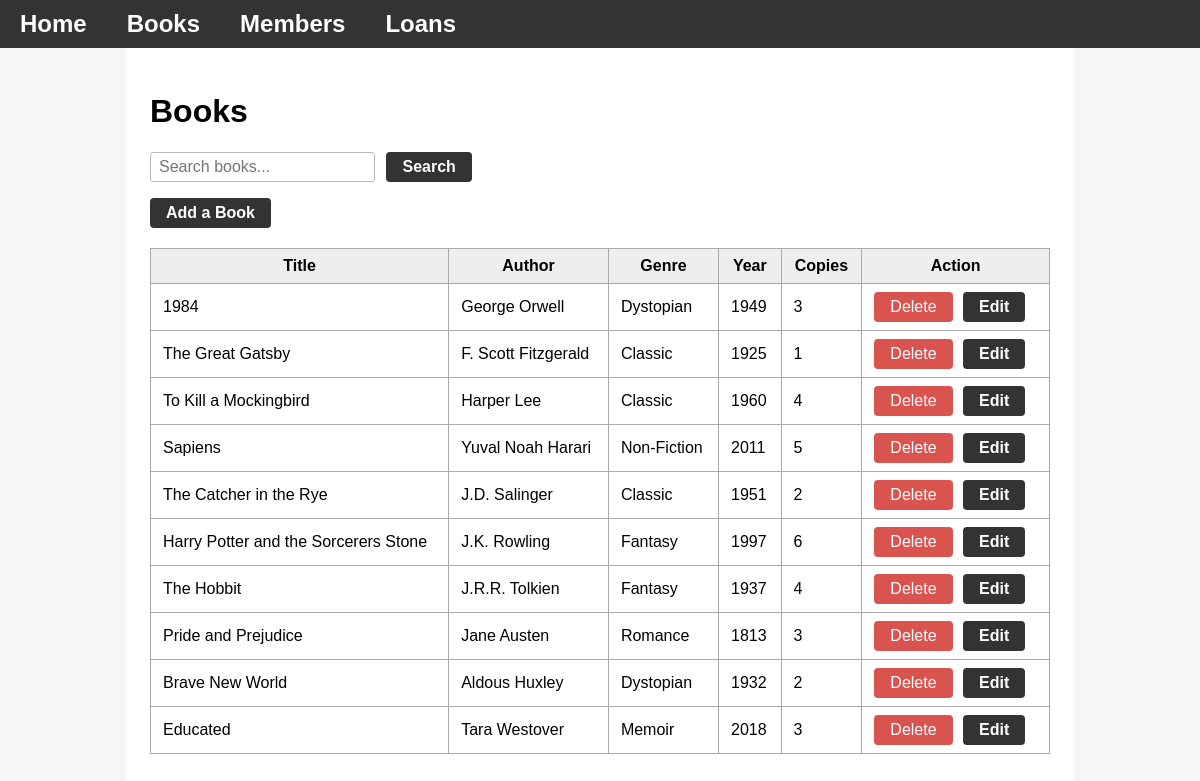
/books, run on the app's committed database.
### tables this page shows
CREATE TABLE Books (
    book_id INTEGER PRIMARY KEY AUTOINCREMENT,
    title TEXT,
    author TEXT,
    genre TEXT,
    published_year INTEGER,
    copies_available INTEGER
);

### app.py (the view, shortened to what this page needs)
@app.route('/books', methods=['GET', 'POST'])
def books():
    conn = get_db_connection()
    search = request.args.get('search', '').strip()
    if search:
        books = conn.execute(
            'SELECT * FROM Books WHERE title LIKE ? OR author LIKE ? OR genre LIKE ?',
            (f'%{search}%', f'%{search}%', f'%{search}%')
        ).fetchall()
    else:
        books = conn.execute('SELECT * FROM Books').fetchall()
    conn.close()
    return render_template('books.html', books=books, search=search)

### app.py (called while the page is built)
def get_db_connection():
    conn = sqlite3.connect('library.db')
    conn.row_factory = sqlite3.Row
    return conn

### templates/books.html (shortened to what this page needs)
{% extends "base.html" %}
{% block content %}
  <h1>Books</h1>
  <form method="get" style="margin-bottom: 16px;">
    <input type="text" name="search" placeholder="Search books..." value="{{ search }}">
    <button type="submit" class="btn btn-edit">Search</button>
  </form>
  <button class="btn btn-edit" onclick="document.getElementById('addBookModal').style.display='block'">Add a Book</button>
  <table>
    <tr>
      <th>Title</th><th>Author</th><th>Genre</th><th>Year</th><th>Copies</th><th>Action</th>
    </tr>
    {% for book in books %}
    <tr>
      <td>{{ book.title }}</td>
      <td>{{ book.author }}</td>
      <td>{{ book.genre }}</td>
      <td>{{ book.published_year }}</td>
      <td>{{ book.copies_available }}</td>
      <td>
        <a href="/delete_book/{{ book.book_id }}" class="btn btn-delete">Delete</a>
        <button type="button" class="btn btn-edit"
          onclick="openEditModal('{{ book.book_id }}', '{{ book.title|escape }}', '{{ book.author|escape }}', '{{ book.genre|escape }}', '{{ book.published_year }}', '{{ book.copies_available }}')">
          Edit
        </button>
      </td>
    </tr>
    {% endfor %}
  </table>
{% endblock %}

### templates/base.html (shortened to what this page needs)
<!DOCTYPE html>
<html>
<head>
</head>
<body>
  <div class="navbar">
    <a href="/">Home</a>
    <a href="/books">Books</a>
    <a href="/members">Members</a>
    <a href="/loans">Loans</a>
  </div>
  <div class="container">
    {% block content %}{% endblock %}
  </div>
</body>
</html>

### templates/base.html (style rules this page uses)
body { font-family: Arial, sans-serif; margin: 0; background: #f6f6f6; }
.navbar { background: #333; color: #fff; padding: 10px 20px; display: flex; gap: 40px; font-size: 1.5em; }
.navbar a, .navbar a:visited, .navbar a:active { color: #fff !important; text-decoration: none; font-weight: bold; transition: color 0.2s; }
.container { padding: 24px; max-width: 900px; margin: 0 auto; background: #fff; min-height: 90vh; }
table { border-collapse: collapse; width: 100%; margin-top: 20px; }
th, td { border: 1px solid #aaa; padding: 8px 12px; }
th { background: #eee; }
form { margin-bottom: 20px; }
button, input[type="submit"] { background: #333; color: #fff; border: none; padding: 6px 14px; cursor: pointer; border-radius: 4px; font-size: 1em; }
input, select { padding: 5px 8px; border-radius: 3px; border: 1px solid #bbb; margin-right: 7px; font-size: 1em; }
.container a { color: #2255a0; font-weight: normal; text-decoration: underline; }

### templates/books.html (style rules this page uses)
.btn { display: inline-block; padding: 6px 16px; margin-right: 6px; border: none; border-radius: 4px; background: #333; color: #fff; font-size: 1em; font-weight: bold; cursor: pointer; text-decoration: none; transition: background 0.2s; }
.btn-delete { background: #d9534f; color: #fff !important; text-decoration: none !important; }
.btn-edit { background: #333; }

### data on the page
Books: title "1984", author "George Orwell", genre "Dystopian", published_year "1949", copies_available "3"
Books: title "The Great Gatsby", author "F. Scott Fitzgerald", genre "Classic", published_year "1925", copies_available "1"
Books: title "To Kill a Mockingbird", author "Harper Lee", genre "Classic", published_year "1960", copies_available "4"
Books: title "Sapiens", author "Yuval Noah Harari", genre "Non-Fiction", published_year "2011", copies_available "5"
Books: title "The Catcher in the Rye", author "J.D. Salinger", genre "Classic", published_year "1951", copies_available "2"
Books: title "Harry Potter and the Sorcerers Stone", author "J.K. Rowling", genre "Fantasy", published_year "1997", copies_available "6"
Books: title "The Hobbit", author "J.R.R. Tolkien", genre "Fantasy", published_year "1937", copies_available "4"
Books: title "Pride and Prejudice", author "Jane Austen", genre "Romance", published_year "1813", copies_available "3"
Books: title "Brave New World", author "Aldous Huxley", genre "Dystopian", published_year "1932", copies_available "2"
Books: title "Educated", author "Tara Westover", genre "Memoir", published_year "2018", copies_available "3"
